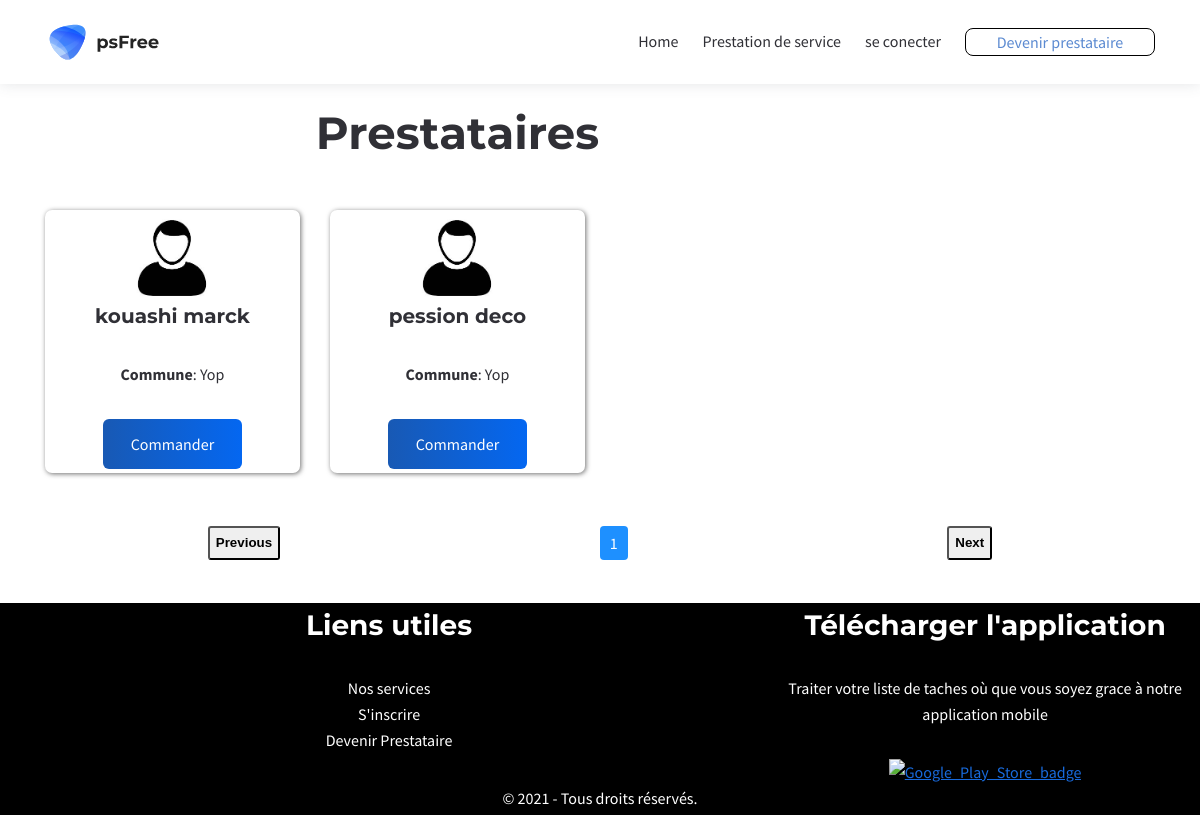
The page /taskivoire/service/maçons on the database its author committed.
### mainoeuvre/models.py (models this page shows, shortened)
class Prestataire(models.Model):
    user = models.OneToOneField(CustomUser, on_delete=models.CASCADE)
    services = models.ForeignKey(Service, on_delete= models.CASCADE, default = None)
    ville = models.ForeignKey(Ville, on_delete=models.CASCADE, default=1)
    quartier = models.ForeignKey(Quartier, on_delete=models.CASCADE, default=1)
    prix = models.IntegerField()
    photo = models.ImageField(upload_to='photo')
    est_disponible = models.BooleanField(default=True)

class CustomUser(AbstractUser):
    is_prestataire = models.BooleanField(default=False)
    is_commandeur = models.BooleanField(default=False)
    numero = models.CharField(max_length=15)

### mainoeuvre/views.py (the view)
# urls.py: path('service/<str:service_name>', views.prestataire_du_service, name="prestataire_du_service"),
def prestataire_du_service(request, service_name = None):
    prest = Prestataire.objects.all()
    if service_name :
        service = get_object_or_404(Service, nom = service_name)
        prest = prest.filter(services = service)
    paginator = Paginator(prest, 2)
    page = request.GET.get('page')
    try:
        prest = paginator.page(page)
    except PageNotAnInteger:
        prest = paginator.page(1)
    except EmptyPage:
            prest = paginator.page(paginator.num_pages)
    context = {
        'prest': prest,
        'page': page,
        'service': service,
    }
    return render(request, 'gestion/prest_du_service.html', context)

### mainoeuvre/templates/gestion/prest_du_service.html (shortened to what this page needs)
{% load static %}
<!DOCTYPE html>
<html lang="en">
<head>
    <link rel="stylesheet" href="{% static 'css/prestataire.css' %}">
    <link rel="stylesheet" href="{% static '/css/bootstrap-grid.css' %}">
    <link rel="stylesheet" href="{% static '/css/style.css' %}">
</head>
<body>
<main class="main">
	<div class="main-inner">
            <header class="header header-minimal">
                <nav class="header-fixed">
                    <div class="container">
                        <div class="row flex-nowrap align-items-center justify-content-between">
                            <div class="col-auto header-fixed-col logo-wrapper">
                                <a href="index.html" class="logo" title="PathSoft">
                                    <img src="{% static '/img/logo.svg' %}" width="115" height="36" alt="PathSoft">
                                </a>
                            </div>
                            <div class="col-auto col-xl col-static header-fixed-col d-none d-xl-block">
                                <div class="row flex-nowrap align-items-center justify-content-end">
                                    <div class="col header-fixed-col d-none d-xl-block col-static">
            <nav class="main-mnu">
                {% if user.is_authenticated and user.is_prestataire %}
                <ul class="main-mnu-list">
                    <li>
                        <a href="index.html" data-title="Home">
                            <span>Home</span>
                        </a>
                    </li>
                    <!-- <li>
                        <a href="services.html" data-title="Prestation de service">
                            <span>Prestation de service</span>
                        </a>
                    </li> -->
                    <li>
                        <a href="{% url 'deco' %}" data-title="deconexion">
                            <span>deconexion</span>
                        </a>
                    </li>
                    <li>
                        <a class="buttons" style="color: #5B8AD1;" href="{% url 'prestForm' %}">Tableau de bord</a>
                    </li>
                </ul>
                {% else %}
                <ul class="main-mnu-list">
                    <li>
                        <a href="index.html" data-title="Home">
                            <span>Home</span>
                        </a>
                    </li>
                    <li>
                        <a href="services.html" data-title="Prestation de service">
                            <span>Prestation de service</span>
                        </a>
                    </li>
                    <li>
                        <a href="{% url 'login' %}" data-title="se conecter">
                            <span>se conecter</span>
                        </a>
                    </li>
                    <li>
                        <a class="buttons" style="color: #5B8AD1;" href="{% url 'prestForm' %}">Devenir prestataire</a>
                    </li>
                </ul>
                {% endif %}
            </nav>
                                    </div>
                                </div>
                            </div>
                        </div>
                    </div>
                </nav>
            </header>
            <div class="container" style=" margin-top: 20px;">
                <div class="row">
                    <div class="col-md-9">
                        <div class="Prestataires">
                            <h2 class="text-center">Prestataires </h2>
                            <div class="row">
                                {% for data in prest %}
                                <div class="col-md-4 mb-4">
                                    <div class="card">
                                        <img width="90px" class="card-img-top"src="{% static 'img/WhatsApp Image 2024-01-08 à 21.47.45_b11cf277.jpg' %}"alt="Photo prestataire">
                                        <div class="card-body">
                                            <h5 class="card-title">{{ data.user.first_name }} {{ data.user.last_name }}</h5>
                                            <p class="card-text"><strong>Commune</strong>: Yop</p>
                                            <form action="{% url 'commande' data.id %}"  method="post">
                                                <button class="btn btn-primary btn-commande" type="submit">Commander</button>
                                            </form>
                                        </div>
                                    </div>
                                </div>
                                {% endfor %}
                            </div>
                        </div>
                    </div>
                </div>
                <div class="defile_bloc">
                    <button class="btn-defile">Previous</button>
                    <span>1 </span>
                    <button class="btn-defile">Next</button>
                </div>
            </div>
   </div>
        <footer>
            <div class="Bloc_conteneur">
                <div class="bloc_link">
                    <h3>Liens utiles</h3>
                    <p>Nos services <br>S'inscrire <br>Devenir Prestataire</p>
                </div>
                <div class="bloc_download">
                    <h3>Télécharger l'application</h3>
                    <p>Traiter votre liste de taches où que vous soyez grace à notre application mobile</p>
                    <a href="#"><img class="apps_btn" src="{% static 'img/Google_Play_Store_badge_EN.svg.png' %}" alt="Google_Play_Store_badge"></a>
                </div>
            </div>
            © 2021 - Tous droits réservés.
        </footer>
</body>
</html>

### mainoeuvre/static/css/prestataire.css (style rules this page uses)
body { font-size: 17px; display: flex; align-items: center; justify-content: center; }
.Prestataires h2 { text-align: center; font-size: 45px; }
.apps_btn { height: 35px; width: 115px; }
.defile_bloc { width: 100%; overflow: hidden; margin-top: 50px; padding: 3px; display: flex; justify-content: space-around; margin-bottom: 40px; }
.defile_bloc span { padding: 4px 10px; background-color: dodgerblue; color: white; border-radius: 4px; }
.defile_bloc .btn-defile { font-weight: bold; padding: 0px 6px; cursor: pointer; border-radius: 3px; }
footer { border: 1px solid black; padding: 3px; color: white; background: #000; text-align: center; }
footer .Bloc_conteneur { padding-top: 0px; display: flex; justify-content: space-evenly; }
.Bloc_conteneur .bloc_link { width: 80%; }
h3 { font-size: 25px; }
.card { display: flex; flex-direction: column; align-items: center; margin-top: 15px; padding: 3.5px 35px; border-radius: 7px; box-shadow: 1px 1px 5px rgba(0, 0, 0, 0.559); }
.card-body { display: flex; flex-direction: column; align-items: center; }

### rows shown on the page
Prestataire: user.first_name "kouashi", user.last_name "marck"
Prestataire: user.first_name "pession", user.last_name "deco"
